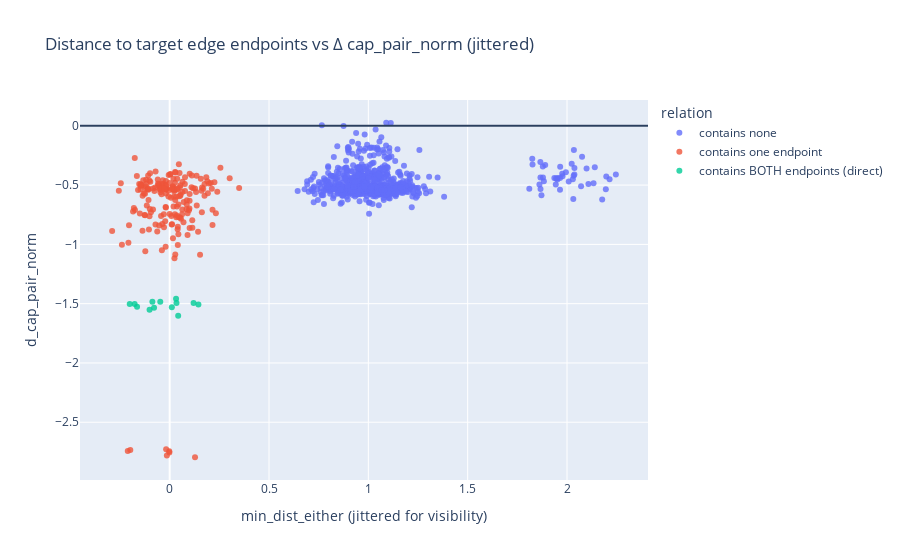
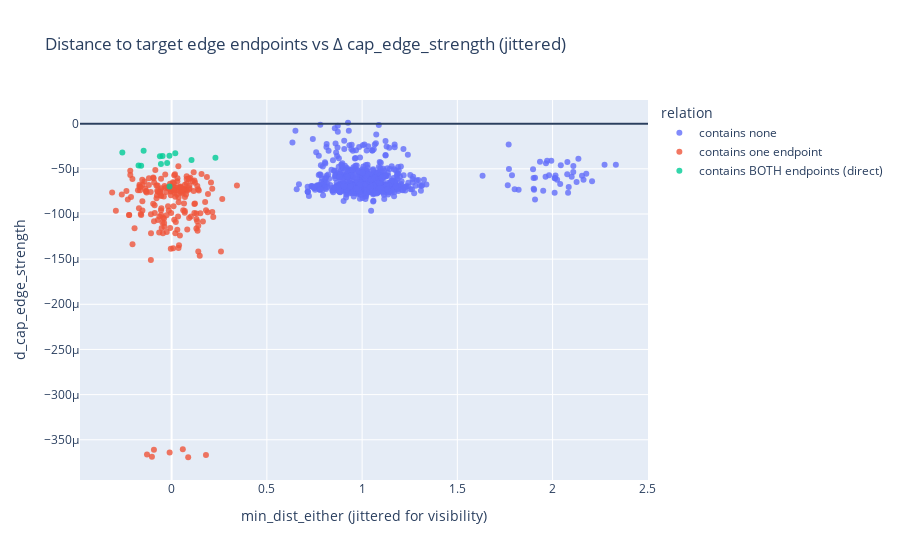
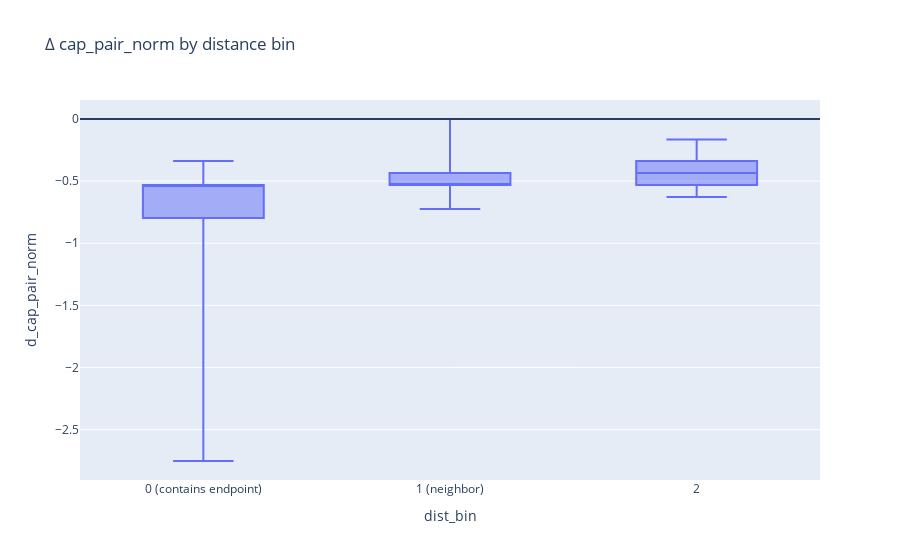
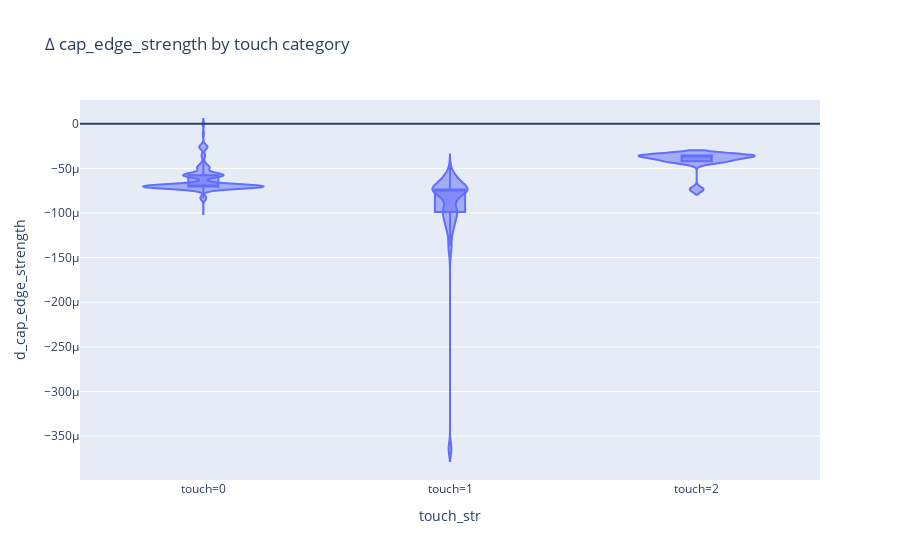

Notebook cell for these charts, in order:
### Code cell
import numpy as np
import pandas as pd
import plotly.express as px

# ---------------------------------------------------------------------
# Assumes you already have impact_df from the script's main(cfg)
# impact_df columns used:
#   - d_cap_pair_norm, d_cap_edge_strength
#   - touch, touch_u, touch_v, direct_edge_added
#   - min_dist_either
# ---------------------------------------------------------------------

df = impact_df.copy()

# Keep rows where both deltas exist (you can relax this if you want)
df = df[df["d_cap_pair_norm"].notna() & df["d_cap_edge_strength"].notna()].copy()

def dist_bin(x):
    if not np.isfinite(x):
        return "inf/NA"
    x = int(x)
    if x == 0:
        return "0 (contains endpoint)"
    if x == 1:
        return "1 (neighbor)"
    if x == 2:
        return "2"
    return "3+"

df["dist_bin"] = df["min_dist_either"].apply(dist_bin)

def relation_label(row):
    if row["direct_edge_added"] == 1:
        return "contains BOTH endpoints (direct)"
    if row["touch"] == 1:
        return "contains one endpoint"
    return "contains none"
df["relation"] = df.apply(relation_label, axis=1)

# Helpful hover label (if you have triplet string column already, this will use it)
if "triplet" not in df.columns:
    df["triplet"] = df.apply(lambda r: f"({r.get('m','?')},{r.get('dt','?')},{r.get('rq','?')})", axis=1)

# -------------------------
# Plot 1: Scatter distance vs Δcap_pair_norm (jittered)
# -------------------------
rng = np.random.default_rng(42)

def _jitter(s, scale):
    return s + rng.normal(0, scale, size=len(s))

# small x jitter so integer distances spread horizontally
x_jitter_scale = 0.12
# y jitter proportional to the y-range so it's visible but small
y1_jitter_scale = (df["d_cap_pair_norm"].max() - df["d_cap_pair_norm"].min()) * 0.01

df["_min_dist_j1"] = _jitter(df["min_dist_either"], x_jitter_scale)
df["_d_cap_pair_j"] = _jitter(df["d_cap_pair_norm"], y1_jitter_scale)

fig1 = px.scatter(
    df,
    x="_min_dist_j1",
    y="_d_cap_pair_j",
    color="relation",
    hover_data=["triplet", "touch", "direct_edge_added", "min_dist_either"],
    title="Distance to target edge endpoints vs Δ cap_pair_norm (jittered)",
)
fig1.update_traces(marker=dict(size=6, opacity=0.8))
fig1.add_hline(y=0)
fig1.update_layout(xaxis_title="min_dist_either (jittered for visibility)", yaxis_title="d_cap_pair_norm")
fig1.show()

# -------------------------
# Plot 2: Scatter distance vs Δcap_edge_strength (jittered)
# -------------------------
# reuse same x jitter scale; compute y jitter relative to this metric's range
y2_jitter_scale = (df["d_cap_edge_strength"].max() - df["d_cap_edge_strength"].min()) * 0.01

df["_min_dist_j2"] = _jitter(df["min_dist_either"], x_jitter_scale)
df["_d_cap_edge_j"] = _jitter(df["d_cap_edge_strength"], y2_jitter_scale)

fig2 = px.scatter(
    df,
    x="_min_dist_j2",
    y="_d_cap_edge_j",
    color="relation",
    hover_data=["triplet", "touch", "direct_edge_added", "min_dist_either"],
    title="Distance to target edge endpoints vs Δ cap_edge_strength (jittered)",
)
fig2.update_traces(marker=dict(size=6, opacity=0.8))
fig2.add_hline(y=0)
fig2.update_layout(xaxis_title="min_dist_either (jittered for visibility)", yaxis_title="d_cap_edge_strength")
fig2.show()

# -------------------------
# Plot 3: Box plot by distance bin (Δcap_pair_norm)
# -------------------------
dist_order = ["0 (contains endpoint)", "1 (neighbor)", "2", "3+", "inf/NA"]
fig3 = px.box(
    df,
    x="dist_bin",
    y="d_cap_pair_norm",
    category_orders={"dist_bin": dist_order},
    points=False,
    title="Δ cap_pair_norm by distance bin",
)
fig3.add_hline(y=0)
fig3.show()

# -------------------------
# Plot 4: Violin plot by touch (Δcap_edge_strength)
# -------------------------
touch_order = [0.0, 1.0, 2.0]
df["touch_str"] = df["touch"].map({0.0: "touch=0", 1.0: "touch=1", 2.0: "touch=2"}).fillna(df["touch"].astype(str))

fig4 = px.violin(
    df,
    x="touch_str",
    y="d_cap_edge_strength",
    box=True,
    points=False,
    category_orders={"touch_str": ["touch=0", "touch=1", "touch=2"]},
    title="Δ cap_edge_strength by touch category",
)
fig4.add_hline(y=0)
fig4.show()

# -------------------------
# Plot 5: 2D view — Δcap_pair_norm vs Δcap_edge_strength
#         (color = relation, size = |Δcap_pair_norm| + |Δcap_edge_strength|)
# -------------------------
df["impact_size"] = (df["d_cap_pair_norm"].abs() + df["d_cap_edge_strength"].abs()).astype(float)

fig5 = px.scatter(
    df,
    x="d_cap_pair_norm",
    y="d_cap_edge_strength",
    color="relation",
    size="impact_size",
    hover_data=["triplet", "touch", "direct_edge_added", "min_dist_either", "dist_bin"],
    title="Joint impact: Δ cap_pair_norm vs Δ cap_edge_strength",
)
fig5.add_vline(x=0)
fig5.add_hline(y=0)
fig5.show()

### Figure 1 — Plotly figure (JSON) as saved in the notebook; plotly's stock layout.template omitted (floating-point values rounded to 4 significant figures; data arrays with more than 128 entries replaced by an {"elided": "..."} marker saying what was removed)
{"data": [{"customdata": {"elided": "728x4 mixed values"}, "hovertemplate": "relation=contains none<br>_min_dist_j1=%{x}<br>_d_cap_pair_j=%{y}<br>triplet=%{customdata[0]}<br>touch=%{customdata[1]}<br>direct_edge_added=%{customdata[2]}<br>min_dist_either=%{customdata[3]}<extra></extra>", "legendgroup": "contains none", "marker": {"color": "#636efa", "opacity": 0.8, "size": 6, "symbol": "circle"}, "mode": "markers", "name": "contains none", "orientation": "v", "showlegend": true, "type": "scatter", "x": {"elided": "728 float values"}, "xaxis": "x", "y": {"elided": "728 float values"}, "yaxis": "y"}, {"customdata": {"elided": "195x4 mixed values"}, "hovertemplate": "relation=contains one endpoint<br>_min_dist_j1=%{x}<br>_d_cap_pair_j=%{y}<br>triplet=%{customdata[0]}<br>touch=%{customdata[1]}<br>direct_edge_added=%{customdata[2]}<br>min_dist_either=%{customdata[3]}<extra></extra>", "legendgroup": "contains one endpoint", "marker": {"color": "#EF553B", "opacity": 0.8, "size": 6, "symbol": "circle"}, "mode": "markers", "name": "contains one endpoint", "orientation": "v", "showlegend": true, "type": "scatter", "x": {"elided": "195 float values"}, "xaxis": "x", "y": {"elided": "195 float values"}, "yaxis": "y"}, {"customdata": [["M1-D6-R9", 2, 1, 0], ["M1-D13-R9", 2, 1, 0], ["M1-D1-R9", 2, 1, 0], ["M1-D14-R9", 2, 1, 0], ["M1-D3-R9", 2, 1, 0], ["M1-D12-R9", 2, 1, 0], ["M1-D2-R9", 2, 1, 0], ["M1-D5-R9", 2, 1, 0], ["M1-D4-R9", 2, 1, 0], ["M1-D7-R9", 2, 1, 0], ["M1-D10-R9", 2, 1, 0], ["M1-D11-R9", 2, 1, 0], ["M1-D9-R9", 2, 1, 0]], "hovertemplate": "relation=contains BOTH endpoints (direct)<br>_min_dist_j1=%{x}<br>_d_cap_pair_j=%{y}<br>triplet=%{customdata[0]}<br>touch=%{customdata[1]}<br>direct_edge_added=%{customdata[2]}<br>min_dist_either=%{customdata[3]}<extra></extra>", "legendgroup": "contains BOTH endpoints (direct)", "marker": {"color": "#00cc96", "opacity": 0.8, "size": 6, "symbol": "circle"}, "mode": "markers", "name": "contains BOTH endpoints (direct)", "orientation": "v", "showlegend": true, "type": "scatter", "x": [0.04282, -0.1765, 0.03213, -0.201, -0.08703, -0.07857, 0.0343, -0.1642, -0.04735, -0.1012, 0.1203, 0.01086, 0.1447], "xaxis": "x", "y": [-1.602, -1.502, -1.457, -1.503, -1.483, -1.534, -1.495, -1.526, -1.483, -1.552, -1.495, -1.53, -1.507], "yaxis": "y"}], "layout": {"legend": {"title": {"text": "relation"}, "tracegroupgap": 0}, "shapes": [{"type": "line", "x0": 0, "x1": 1, "xref": "x domain", "y0": 0, "y1": 0, "yref": "y"}], "title": {"text": "Distance to target edge endpoints vs Δ cap_pair_norm (jittered)"}, "xaxis": {"anchor": "y", "domain": [0, 1], "title": {"text": "min_dist_either (jittered for visibility)"}}, "yaxis": {"anchor": "x", "domain": [0, 1], "title": {"text": "d_cap_pair_norm"}}}}

### Figure 2 — Plotly figure (JSON) as saved in the notebook; plotly's stock layout.template omitted (floating-point values rounded to 4 significant figures; data arrays with more than 128 entries replaced by an {"elided": "..."} marker saying what was removed)
{"data": [{"customdata": {"elided": "728x4 mixed values"}, "hovertemplate": "relation=contains none<br>_min_dist_j2=%{x}<br>_d_cap_edge_j=%{y}<br>triplet=%{customdata[0]}<br>touch=%{customdata[1]}<br>direct_edge_added=%{customdata[2]}<br>min_dist_either=%{customdata[3]}<extra></extra>", "legendgroup": "contains none", "marker": {"color": "#636efa", "opacity": 0.8, "size": 6, "symbol": "circle"}, "mode": "markers", "name": "contains none", "orientation": "v", "showlegend": true, "type": "scatter", "x": {"elided": "728 float values"}, "xaxis": "x", "y": {"elided": "728 float values"}, "yaxis": "y"}, {"customdata": {"elided": "195x4 mixed values"}, "hovertemplate": "relation=contains one endpoint<br>_min_dist_j2=%{x}<br>_d_cap_edge_j=%{y}<br>triplet=%{customdata[0]}<br>touch=%{customdata[1]}<br>direct_edge_added=%{customdata[2]}<br>min_dist_either=%{customdata[3]}<extra></extra>", "legendgroup": "contains one endpoint", "marker": {"color": "#EF553B", "opacity": 0.8, "size": 6, "symbol": "circle"}, "mode": "markers", "name": "contains one endpoint", "orientation": "v", "showlegend": true, "type": "scatter", "x": {"elided": "195 float values"}, "xaxis": "x", "y": {"elided": "195 float values"}, "yaxis": "y"}, {"customdata": [["M1-D6-R9", 2, 1, 0], ["M1-D13-R9", 2, 1, 0], ["M1-D1-R9", 2, 1, 0], ["M1-D14-R9", 2, 1, 0], ["M1-D3-R9", 2, 1, 0], ["M1-D12-R9", 2, 1, 0], ["M1-D2-R9", 2, 1, 0], ["M1-D5-R9", 2, 1, 0], ["M1-D4-R9", 2, 1, 0], ["M1-D7-R9", 2, 1, 0], ["M1-D10-R9", 2, 1, 0], ["M1-D11-R9", 2, 1, 0], ["M1-D9-R9", 2, 1, 0]], "hovertemplate": "relation=contains BOTH endpoints (direct)<br>_min_dist_j2=%{x}<br>_d_cap_edge_j=%{y}<br>triplet=%{customdata[0]}<br>touch=%{customdata[1]}<br>direct_edge_added=%{customdata[2]}<br>min_dist_either=%{customdata[3]}<extra></extra>", "legendgroup": "contains BOTH endpoints (direct)", "marker": {"color": "#00cc96", "opacity": 0.8, "size": 6, "symbol": "circle"}, "mode": "markers", "name": "contains BOTH endpoints (direct)", "orientation": "v", "showlegend": true, "type": "scatter", "x": [-0.01098, -0.0113, 0.01912, -0.16, -0.04763, 0.23, -0.147, -0.1736, -0.02352, -0.2587, -0.05616, 0.1045, -0.06145], "xaxis": "x", "y": [-6.968e-05, -3.554e-05, -3.288e-05, -4.657e-05, -3.575e-05, -3.785e-05, -2.986e-05, -4.635e-05, -4.363e-05, -3.204e-05, -4.472e-05, -4.011e-05, -3.607e-05], "yaxis": "y"}], "layout": {"legend": {"title": {"text": "relation"}, "tracegroupgap": 0}, "shapes": [{"type": "line", "x0": 0, "x1": 1, "xref": "x domain", "y0": 0, "y1": 0, "yref": "y"}], "title": {"text": "Distance to target edge endpoints vs Δ cap_edge_strength (jittered)"}, "xaxis": {"anchor": "y", "domain": [0, 1], "title": {"text": "min_dist_either (jittered for visibility)"}}, "yaxis": {"anchor": "x", "domain": [0, 1], "title": {"text": "d_cap_edge_strength"}}}}

### Figure 3 — Plotly figure (JSON) as saved in the notebook; plotly's stock layout.template omitted (floating-point values rounded to 4 significant figures; data arrays with more than 128 entries replaced by an {"elided": "..."} marker saying what was removed)
{"data": [{"alignmentgroup": "True", "boxpoints": false, "hovertemplate": "dist_bin=%{x}<br>d_cap_pair_norm=%{y}<extra></extra>", "legendgroup": "", "marker": {"color": "#636efa"}, "name": "", "notched": false, "offsetgroup": "", "orientation": "v", "showlegend": false, "type": "box", "x": {"elided": "936 str values"}, "x0": " ", "xaxis": "x", "y": {"elided": "936 float values"}, "y0": " ", "yaxis": "y"}], "layout": {"boxmode": "group", "legend": {"tracegroupgap": 0}, "shapes": [{"type": "line", "x0": 0, "x1": 1, "xref": "x domain", "y0": 0, "y1": 0, "yref": "y"}], "title": {"text": "Δ cap_pair_norm by distance bin"}, "xaxis": {"anchor": "y", "categoryarray": ["0 (contains endpoint)", "1 (neighbor)", "2", "3+", "inf/NA"], "categoryorder": "array", "domain": [0, 1], "title": {"text": "dist_bin"}}, "yaxis": {"anchor": "x", "domain": [0, 1], "title": {"text": "d_cap_pair_norm"}}}}

### Figure 4 — Plotly figure (JSON) as saved in the notebook; plotly's stock layout.template omitted (floating-point values rounded to 4 significant figures; data arrays with more than 128 entries replaced by an {"elided": "..."} marker saying what was removed)
{"data": [{"alignmentgroup": "True", "box": {"visible": true}, "hovertemplate": "touch_str=%{x}<br>d_cap_edge_strength=%{y}<extra></extra>", "legendgroup": "", "marker": {"color": "#636efa"}, "name": "", "offsetgroup": "", "orientation": "v", "points": false, "scalegroup": "True", "showlegend": false, "type": "violin", "x": {"elided": "936 str values"}, "x0": " ", "xaxis": "x", "y": {"elided": "936 float values"}, "y0": " ", "yaxis": "y"}], "layout": {"legend": {"tracegroupgap": 0}, "shapes": [{"type": "line", "x0": 0, "x1": 1, "xref": "x domain", "y0": 0, "y1": 0, "yref": "y"}], "title": {"text": "Δ cap_edge_strength by touch category"}, "violinmode": "group", "xaxis": {"anchor": "y", "categoryarray": ["touch=0", "touch=1", "touch=2"], "categoryorder": "array", "domain": [0, 1], "title": {"text": "touch_str"}}, "yaxis": {"anchor": "x", "domain": [0, 1], "title": {"text": "d_cap_edge_strength"}}}}
